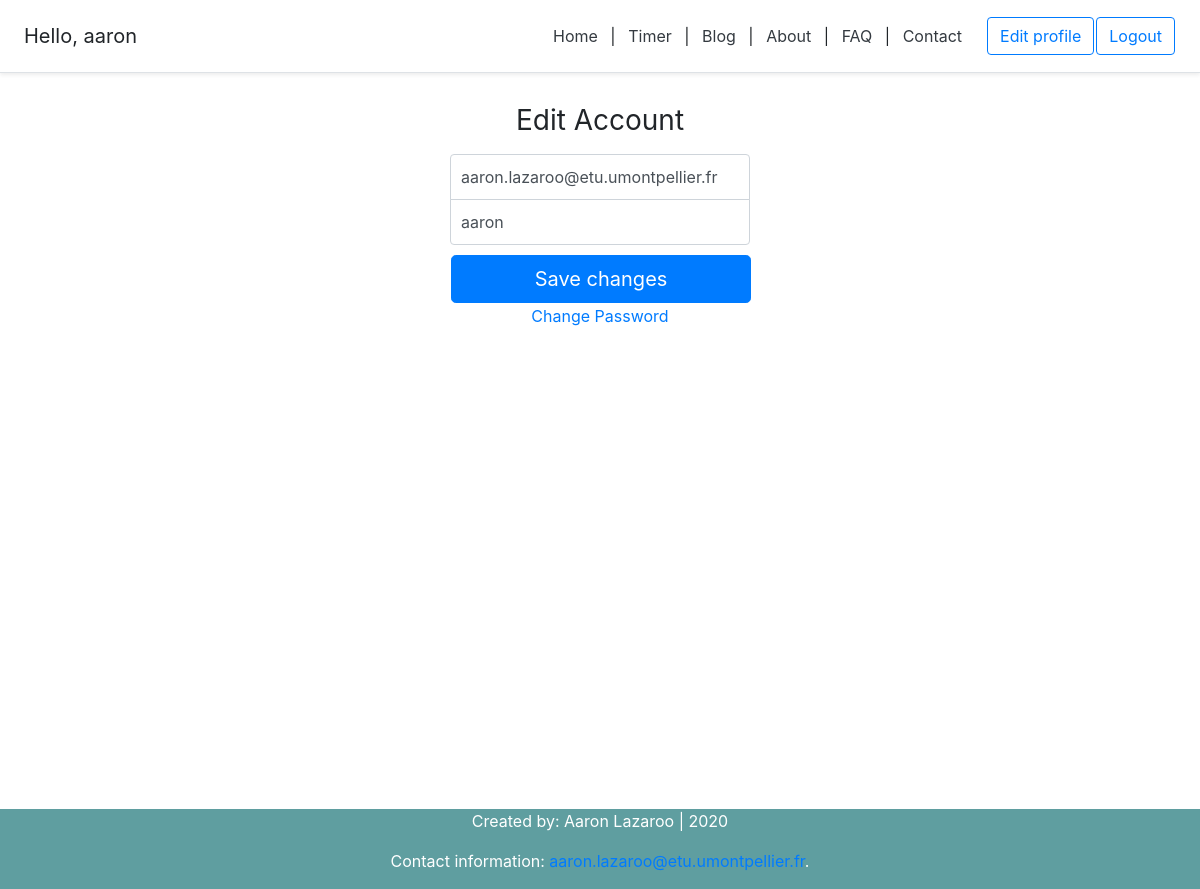
The app's page /account/ (signed in) with its own data.
### account/models.py (models this page shows, shortened)
class Account(AbstractBaseUser):
	email = models.EmailField(verbose_name='email', max_length=60, unique=True)
	username = models.CharField(max_length=30, unique=True)
	date_joined = models.DateTimeField(verbose_name='date_joined',auto_now_add=True)
	last_login = models.DateTimeField(verbose_name='last_login',auto_now=True)
	is_admin = models.BooleanField(default=False)
	is_active = models.BooleanField(default=True)
	is_staff = models.BooleanField(default=False)
	is_superuser = models.BooleanField(default=False)
	USERNAME_FIELD = 'email' #login credential
	REQUIRED_FIELDS = ['username']
	objects = MyAccountManager() #reference to account manager

### account/views.py (the view)
# urls.py: path('account/', account_view, name='account'),
def account_view(request):
	if not request.user.is_authenticated:
		return redirect('login')
	context = {}
	if request.POST:
		form = UpdateForm(request.POST, instanc=request.user) # form requires instance
		if form.is_valid():
			form.initial={
				"email": request.POST['email'],
				"username": request.POST['username'],
			}
			form.save()
			context['success_message'] = "Changes saved successfully"
	else:
		form = UpdateForm(
				initial= {
					"email" : request.user.email,
					"username" : request.user.username,
				}
			)
	context['account_form'] = form
	return render(request, 'account/account.html',context)

### account/forms.py (shortened to what this page needs)
class UpdateForm(forms.ModelForm):
	class Meta:
		model = Account
		fields = ('email','username')

### account/templates/account/account.html (shortened to what this page needs)
{% extends 'index.html' %}
{% block content %}
<form class="form-signin" method="post">
	<h1 class="h3 mb-3 font-weight-normal">Edit Account</h1>
	<input type="email" name="email" id="inputEmail" class="form-control" placeholder="Email address" required autofocus value={{account_form.initial.email}}>
	<input type="text" name="username" id="inputUsername" class="form-control" placeholder="Username" required value={{account_form.initial.username}}>
	<button class="btn btn-lg btn-primary btn-block" type="submit">Save changes</button>
	<div class="d-flex flex-column">
		<a class="m-auto" href="{% url 'password_change' %}">Change Password</a>
	</div>
</form>
{% endblock content %}

### myapp/templates/snippets/header.html (shortened to what this page needs)
<link rel="stylesheet" href="https://stackpath.bootstrapcdn.com/bootstrap/4.4.1/css/bootstrap.min.css">
<div class="d-flex flex-column flex-md-row align-items-center p-3 px-md-4 mb-3 bg-white border-bottom shadow-sm">
{% if request.user.is_authenticated %}
  <h5 class="my-0 mr-md-auto font-weight-normal">Hello, {{request.user.username}}</h5>
 {% else %}
 <h5 class="my-0 mr-md-auto font-weight-normal">Welcome to Cube Helper</h5>
 {% endif %}
  <nav class="my-2 my-md-0 mr-md-3">
	<a class="p-2 text-dark" href="{% url 'homepage' %}">Home</a> |
	<a class="p-2 text-dark" href="{% url 'timer' %}">Timer</a> |
	<a class="p-2 text-dark" href="{% url 'blog' %}">Blog</a> |
	<a class="p-2 text-dark" href="{% url 'about' %}">About</a> |
	<a class="p-2 text-dark" href="{% url 'faq' %}">FAQ</a> |
	<a class="p-2 text-dark" href="{% url 'contact' %}">Contact</a>
	</nav>
	{% if request.user.is_authenticated %}
	<a class="btn btn-outline-primary" href="{% url 'account' %}">Edit profile</a>
	<a class="btn btn-outline-primary" href="{% url 'logout' %}">Logout</a>
	{% else %}
	<a class="btn btn-outline-primary" href="{% url 'register' %}">Register</a>
	<a class="btn btn-outline-primary" href="{% url 'login' %}">Login</a>
	{% endif %}
</div>

### myapp/static/styles.css (style rules this page uses)
.btn { margin: 1px; }
.h3 { text-align: center; }
@media (min-width: 768px) { html { font-size: 16px; } }
.form-signin { width: 100%; max-width: 330px; padding: 15px; margin: auto; }
.form-signin .form-control { position: relative; box-sizing: border-box; height: auto; padding: 10px; font-size: 16px; }
.form-signin input[type="email"] { margin-bottom: -1px; border-bottom-right-radius: 0; border-bottom-left-radius: 0; }
.form-signin input[type="text"] { margin-bottom: 10px; border-top-left-radius: 0; border-top-right-radius: 0; }

### records on screen
Account: user.username "aaron", email "aaron.lazaroo@etu.umontpellier.fr", username "aaron"
